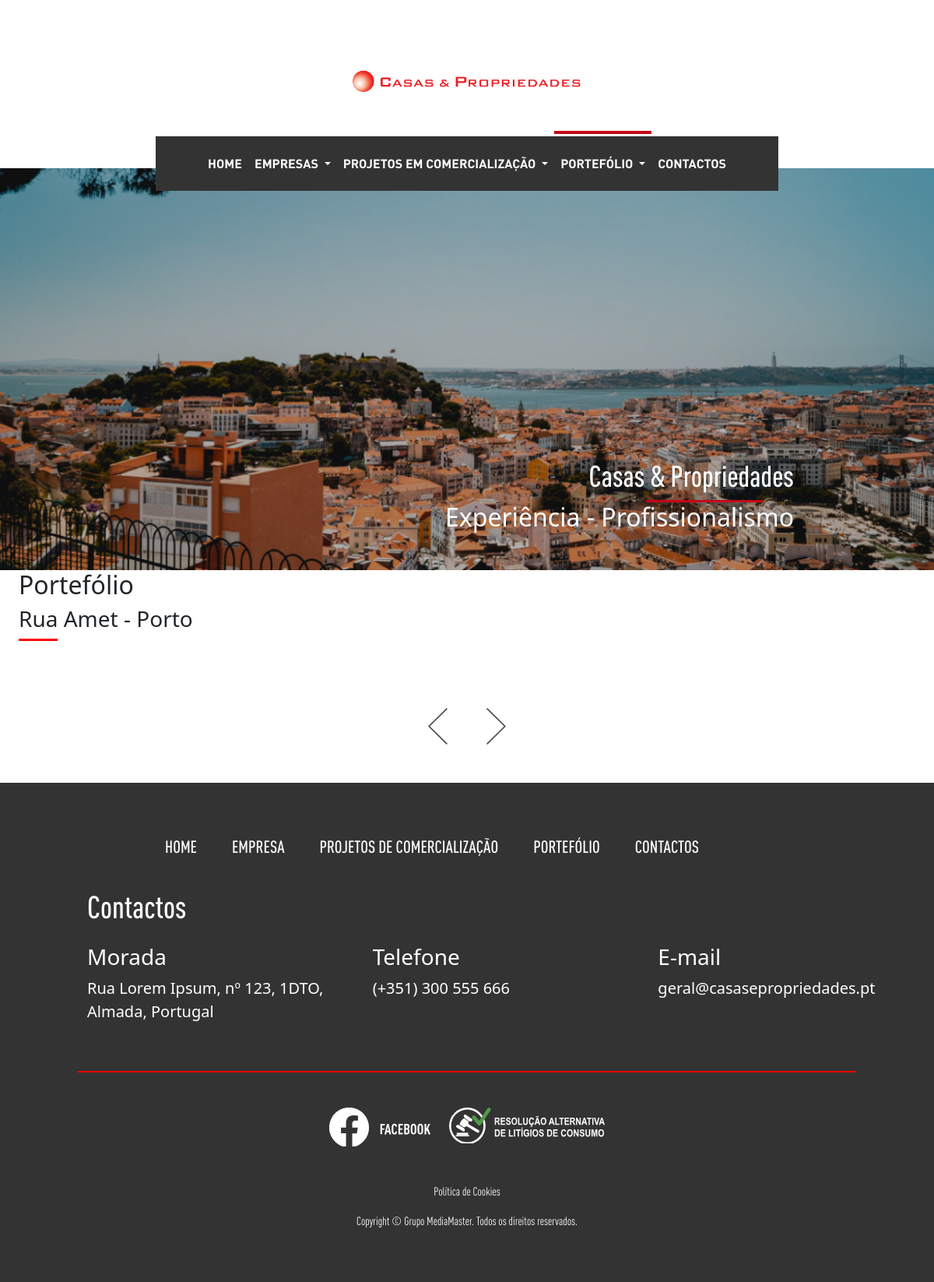
Screenshot of /portefolio.php with the database file from the repository.
### tables this page shows
CREATE TABLE `carrossel_header` (
  `id` int(11) NOT NULL,
  `titulo` varchar(100) NOT NULL,
  `subtitulo` text NOT NULL,
  `texto` varchar(100) NOT NULL,
  `posicao` int(11) NOT NULL,
  `ativo` tinyint(1) NOT NULL,
  `imagens` varchar(300) NOT NULL
);

CREATE TABLE `portefolio` (
  `id` int(11) NOT NULL,
  `nome` varchar(100) NOT NULL,
  `localidade` varchar(100) NOT NULL,
  `posicao` int(11) NOT NULL,
  `mostrar` tinyint(1) NOT NULL,
  `imagens` blob NOT NULL
);

CREATE TABLE `contactos` (
  `id` int(11) NOT NULL,
  `morada` varchar(1100) NOT NULL,
  `email` varchar(1100) NOT NULL,
  `telefone` varchar(110) NOT NULL,
  `facebook` varchar(1100) NOT NULL,
  `email_interno` varchar(1100) NOT NULL
);

### portefolio.php (called while the page is built)
<?php
$menu_atual = "portefolio";
require "components/header.php";
require "views/portefolio_view.php";
require "components/footer.php";
?>

### helpers/_base_dados_helper.php (called while the page is built, shortened)
<?php
$base_dados = [
  "host" => "localhost",
  "dbname" => "casas_e_prop_bd",
  "user" => "root",
  "pass" => "",
];
$pdo = new PDO("mysql:host=$base_dados[host];dbname=$base_dados[dbname];charset=utf8mb4;", $base_dados["user"], $base_dados["pass"]);
function select_sql($sql){
  global $pdo;
  $consulta = $pdo->query($sql);
  $resultado = $consulta->fetchAll(PDO::FETCH_ASSOC);
  return $resultado;
}
function select_sql_unico($sql){
  global $pdo;
  $consulta = $pdo->query($sql);
  $resultado = $consulta->fetch(PDO::FETCH_ASSOC);
  return $resultado;
}

### helpers/carrosel_helper.php (called while the page is built)
<?php
function get_carousel(){
  $resultado = select_sql("SELECT * FROM carrossel_header");
  return $resultado;
}

### helpers/portefolio_helper.php (called while the page is built, shortened)
<?php
function get_portefolio_nav()
{
  $resultado = select_sql("SELECT id, nome, localidade FROM portefolio");
  return $resultado;
}

### helpers/contactos_helper.php (called while the page is built)
<?php
function get_contactos(){
  $resultado = select_sql_unico("SELECT * FROM contactos");
  return $resultado;
}

### views/portefolio_view.php (the view, shortened to what this page needs)
<main class="portfolio container-fluid">
  <div class="row m-auto">
    <div class="col-12">
      <div class="titulo-projeto">
        <h2>Portefólio</h2>
        <h3><?= $por["nome"] ?> <?= $por["localidade"] ?></h3>
        <div class="linha-vermelha"></div>
      </div>
      <div class="galeria-container">
        <div class="miniaturas-wrapper">
          <button class="seta seta-esquerda" id="botaoAnterior">
            <img src="imagens - cópia/svg/seta-portfolio-esquerda.svg" alt="Anterior">
          </button>
          <button class="seta seta-direita" id="botaoSeguinte">
            <img src="imagens - cópia/svg/seta-portfolio-direita.svg" alt="Seguinte">
          </button>
        </div>
      </div>
    </div>
  </div>
  <br><br>
</main>

### components/header.php (shortened to what this page needs)
<?php
$contactos = get_contactos();
$oportefolio = get_portefolio_nav();
$carrossel = get_carousel();
?>
<!DOCTYPE html>
<html lang="pt">
<head>
    <link href="https://cdn.jsdelivr.net/npm/bootstrap@5.3.7/dist/css/bootstrap.min.css" rel="stylesheet"
>
    <link rel="stylesheet" href="https://cdn.jsdelivr.net/npm/bootstrap-icons@1.13.1/font/bootstrap-icons.min.css">
    <link rel="stylesheet" href="public/fontes/fontes.css">
    <link rel="stylesheet" href="public/css/style.css">
</head>
<body>
    <header class="container-fluid">
        <div class="row my-3">
            <div class="col-12 px-0 text-center d-flex justify-content-center gap-3" id="inicio">
                <img class="logo" src="imagens - cópia/logo.svg">
            </div>
        </div>
        <div class="row d-none d-md-block" id="nav-header">
            <div class="col-8 px-0 m-auto">
                <nav class="navbar navbar-expand-md navbar-dark">
                    <div class="container-fluid justify-content-between">
                        <div class="collapse navbar-collapse" id="navbarSupportedContentDesktop">
                            <ul class="navbar-nav me-auto mb-2 mb-md-0 w-100 justify-content-center">
                                <li class="nav-item">
                                    <a class="nav-link <?= ($menu_atual == "home") ? "active" : "" ?>" href="index.php">
                                        HOME
                                    </a>
                                </li>
                                <li class="nav-item dropdown">
                                    <a id="menu_empresas" class="nav-link dropdown-toggle <?= ($menu_atual == "empresas" || $menu_atual == "historial" || $menu_atual == "filosofia") ? "active" : "" ?>" href="#" data-bs-toggle="dropdown" data-dropdown="empresas">
                                        EMPRESAS
                                    </a>
                                </li>
                                <li class="nav-item dropdown">
                                    <a id="menu_projetos" class="nav-link dropdown-toggle <?= ($menu_atual == "projetos" || $menu_atual == "terraço_almada" || $menu_atual == "jardim_braga") ? "active" : "" ?>" href="#" data-bs-toggle="dropdown" data-dropdown="projetos">
                                        PROJETOS EM COMERCIALIZAÇÃO
                                    </a>
                                </li>
                                <li class="nav-item dropdown">
                                    <a id="menu_portefolio" class="nav-link dropdown-toggle <?= ($menu_atual == "portefolio" || $menu_atual == "portefolio_almada" || $menu_atual == "potefolio_sesimbra" || $menu_atual == "potefolio_braga" || $menu_atual == "potefolio_lisboa" || $menu_atual == "potefolio_porto") ? "active" : "" ?>" href="#" data-bs-toggle="dropdown" data-dropdown="portefolio">
                                        PORTEFÓLIO
                                        <span class="linha-vermelha-link"></span>
                                    </a>
                                </li>
                                <li class="nav-item">
                                    <a class="nav-link <?= ($menu_atual == "contactos") ? "active" : "" ?>" href="contactos.php">
                                        CONTACTOS
                                    </a>
                                </li>
                            </ul>
                        </div>
                    </div>
                </nav>
            </div>
        </div>
        <div class="row">
            <div class="col-md-12 px-0">
                <div id="home" class="carousel slide" data-bs-ride="carousel">
                    <div class="carousel-inner">
                        <?php foreach ($carrossel as $i => $c): ?>
                            <div class="carousel-item <?= ($i == 0) ? 'active' : '' ?>">
                                <img src="<?= $c["imagens"] ?>" class="d-block w-100" alt="Banner <?= $i + 1 ?>">
                                <div class="carousel-caption text-end">
                                    <h1 class="titulo1"><?= $c["titulo"] ?></h1>
                                    <div class="linha-vermelha-titulo"></div>
                                    <h2 class="texto"><?= $c["texto"] ?></h2>
                                </div>
                            </div>
                        <?php endforeach ?>
                    </div>
                </div>
            </div>
        </div>
    </header>

### components/footer.php (shortened to what this page needs)
<footer class="container-fluid">
    <div class="row d-none d-md-block m-auto ">
        <div class=" col-12 ">
            <nav class="menu-bar">
                <ul class="menu">
                    <li><a href="index.php">HOME</a></li>
                    <li><a <?= ($menu_atual == "home") ? "active" : "" ?> href="#" onclick="abrir_menu_delay1()">EMPRESA</a></li>
                    <li><a <?= ($menu_atual == "projetos" || $menu_atual == "terraço_almada" || $menu_atual == "jardim_braga") ? "active" : "" ?> href="#" onclick="abrir_menu_delay2()">PROJETOS DE COMERCIALIZAÇÃO</a></li>
                    <li><a <?= ($menu_atual == "portefolio" || $menu_atual == "portefolio_almada" || $menu_atual == "potefolio_sesimbra" || $menu_atual == "potefolio_braga" || $menu_atual == "potefolio_lisboa" || $menu_atual == "potefolio_porto") ? "active" : "" ?> href="#" onclick="abrir_menu_delay3()">PORTEFÓLIO</a></li>
                    <li><a <?= ($menu_atual == "contactos") ? "active" : "" ?> href="contactos.php">CONTACTOS<a></li>
                </ul>
            </nav>
        </div>
    </div>
    <div class="row contactos text-center text-md-start">
        <div class=" offset-1 col mb-3">
            <h1 class="titulo ">Contactos</h1>
        </div>
    </div>
    <div class="row dados-contacto  text-center text-md-start">
        <div class=" col-12 col-md offset-md-1">
            <h3>Morada</h3>
            <p><?= $contactos["morada"] ?></p>
        </div>
        <div class="col-12 col-md">
            <h3>Telefone</h3>
            <p><?= $contactos["telefone"] ?></p>
        </div>
        <div class="col-12 col-md ">
            <h3>E-mail</h3>
            <p><?= $contactos["email"] ?></p>
        </div>
    </div>
    <div class="linha-vermelha-2"></div>
    <div class="row icones justify-content-center">
        <div class="col-auto">
            <button class="botao-imagem botao-facebook">
                <a href="<?= $contactos["facebook"] ?> " target="_blank">
                    <img src="imagens - cópia/svg/facebook-branco.svg" alt="Facebook" class="normal">
                </a>
            </button>
        </div>
        <div class="col-auto">
            <div class="botao-imagem botao-ralc">
                <a href="extras.php?id=<?= $extras["id"] = 1 ?>">
                    <img src="imagens - cópia/svg/ralc.svg" alt="Resolução Alternativa de Litígios de Consumo">
                </a>
            </div>
        </div>
    </div>
    <div class="copyright">
        <a style="text-decoration: none; color: white; cursor:default;" href="extras.php?id=<?= $extras["id"] = 2 ?>">
            <p>Política de Cookies</p>
        </a>
        <p>Copyright © Grupo MediaMaster. Todos os direitos reservados.</p>
    </div>
</footer>
</body>
</html>

### public/css/style.css (style rules this page uses)
html, body { margin: 0 auto; padding: 0; overflow-x: hidden; max-width: 1280px; min-width: 360px; }
.logo { width: 317px; height: 108px; display: flex; margin: auto; margin-top: 35px; }
#nav-header { margin-bottom: -29px; position: relative; z-index: 10; }
nav { background-color: #333333; height: 70px; margin-top: 10px; margin-left: auto; margin-right: auto; display: flex; font-family: Dinpro; font: size 18px uppercase; }
.navbar a { position: relative; color: white; text-decoration: none; }
.linha-vermelha-link { position: absolute; top: -22px; left: 0; height: 4px; width: 0%; background-color: #c6021a; }
.navbar a.active .linha-vermelha-link, .navbar a:hover .linha-vermelha-link { width: 100%; }
.titulo1 { font-family: Dinprocmedium; font-size: 38px; }
.linha-vermelha-titulo { width: 150px; height: 3px; background-color: #c6021a; margin: auto 650px; }
h1 { font-family: 'Dinprocmedium'; }
.linha-vermelha { width: 50px; height: 3px; background-color: red; margin-bottom: 85px; }
footer { background-color: #333333; color: #fff; padding-top: 55px; }
.menu-bar { text-align: center; justify-content: center; }
.menu { list-style: none; padding: 0; margin: 0; display: flex; gap: 45px; background-color: #333333; }
.menu li a { font-family: Dinprocmedium; color: white; text-decoration: none; font-size: 22px; }
.contactos { font-family: Dinprocmedium; font-size: 30px; }
.dados-contacto { font-size: 20px; }
.linha-vermelha-2 { height: 2px; background-color: red; width: 100%; max-width: 1000px; margin: 45px auto; }
.botao-imagem { position: relative; border: none; background: transparent; padding: 0; overflow: hidden; display: inline-block; }
.botao-facebook { width: 130px; height: 50px; }
.botao-ralc { width: 200px; height: 46px; }
.copyright { font-family: Dinprocregular; font-size: 15px; text-align: center; margin-top: 45px; font-size: 15px; padding-bottom: 50px; }
.galeria-container { display: flex; justify-content: center; align-items: flex-start; gap: 30px; max-width: 1200px; margin: 0 auto; }
.miniaturas-wrapper { display: flex; align-items: center; gap: 15px; }
.seta { background: none; border: none; cursor: pointer; }
.seta img { width: 25px; }

### rows the page displays
carrossel_header: imagens (picture), titulo "Casas & Propriedades", texto "Experiência - Profissionalismo"
portefolio: nome "Rua Amet", localidade "- Porto"
contactos: morada "Rua Lorem Ipsum, nº 123, 1DTO, Almada, Portugal", telefone "(+351) 300 555 666", email "geral@casasepropriedades.pt"
